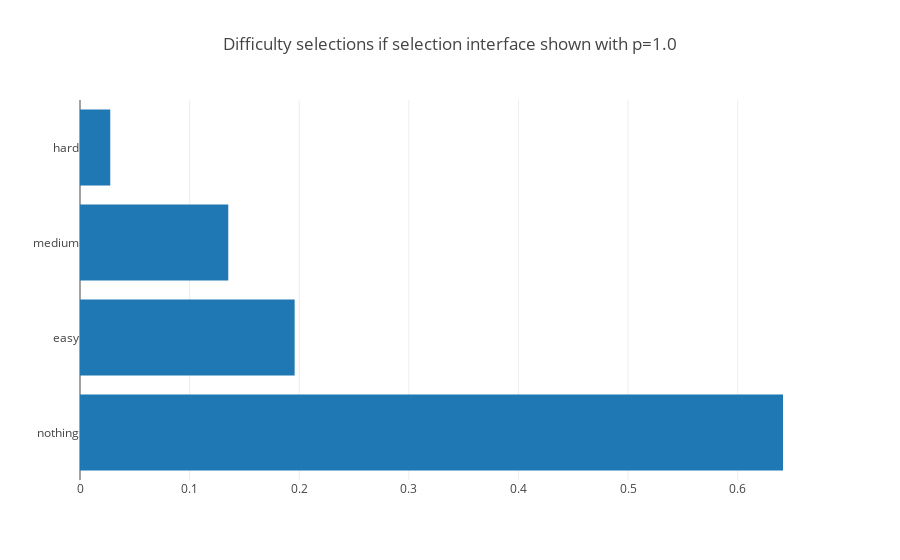

The code cell stored with this chart in its notebook:
### Code cell
plotdict(get_choose_difficulty_counts_for_user_list_user_normalized(frequency_of_choose_difficulty_to_users['1.0']), 'Difficulty selections if selection interface shown with p=1.0')

### Figure 1 — Plotly figure (JSON) as saved in the notebook; plotly's stock layout.template omitted (floating-point values rounded to 4 significant figures)
{"data": [{"orientation": "h", "type": "bar", "uid": "026ac04b-290e-4399-b628-36043583b65a", "x": [0.6413, 0.1958, 0.1353, 0.0276], "y": ["nothing", "easy", "medium", "hard"]}], "layout": {"title": {"text": "Difficulty selections if selection interface shown with p=1.0"}}}
